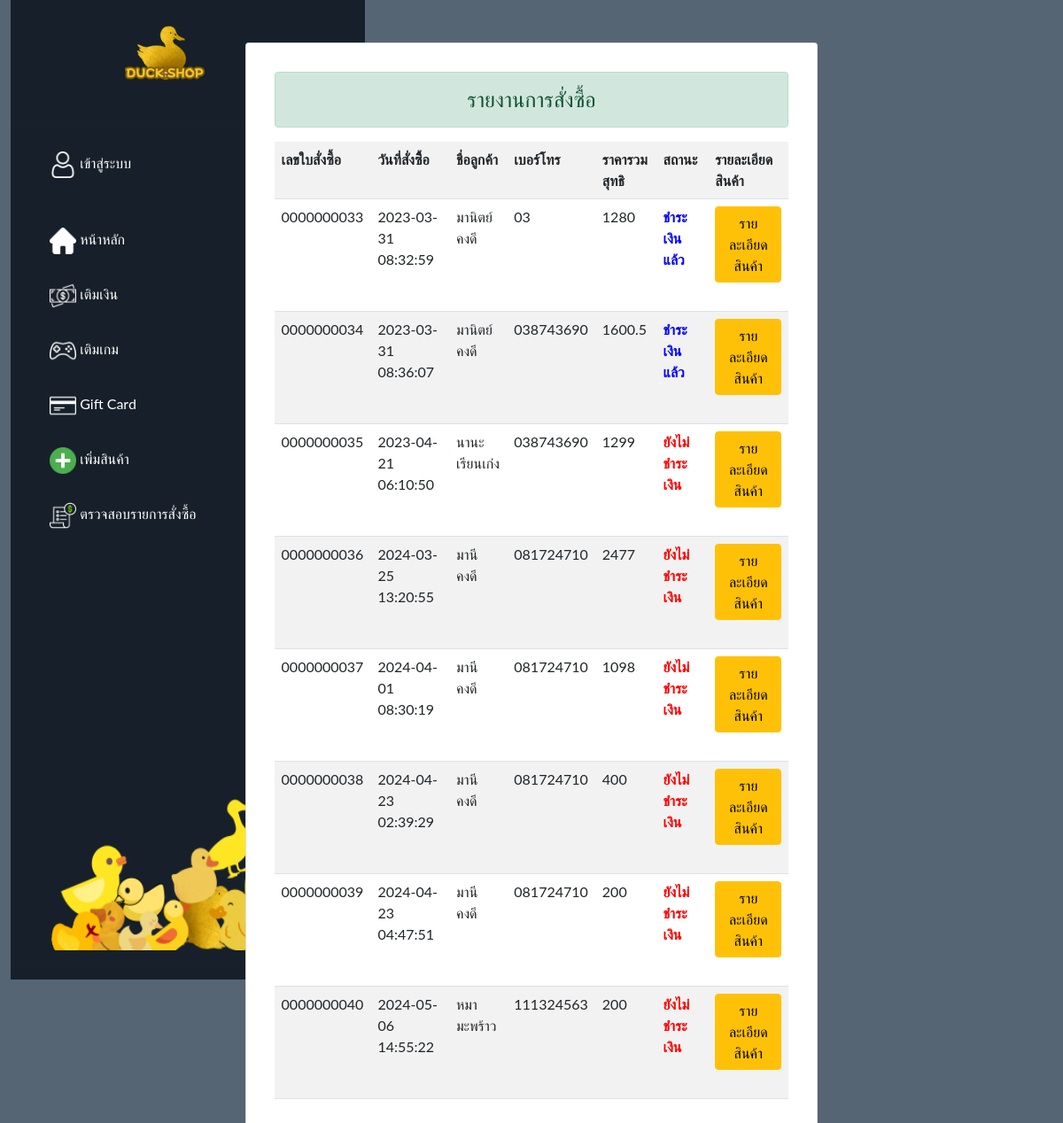
The page /ad/report_order.php on the database its author committed.
### tables this page shows
CREATE TABLE `tb_order` (
  `orderID` int(10) UNSIGNED ZEROFILL NOT NULL COMMENT 'เลขที่ใบสั่งซื้อ',
  `cus_name` varchar(60) NOT NULL COMMENT 'ชื่อ-นามสกุล',
  `address` text NOT NULL COMMENT 'ที่อยู่การจัดส่งสินค้า',
  `telephone` varchar(10) NOT NULL COMMENT 'เบอร์โทรศัพท์',
  `total_price` float NOT NULL COMMENT 'ราคารวมสุทธิ',
  `order_status` varchar(1) NOT NULL COMMENT '0=ยกเลิก, 1=ยังไม่ชำระเงิน,2 =ชำระเงิน',
  `reg_date` timestamp NOT NULL DEFAULT current_timestamp() COMMENT 'วันที่สั่งซื้อ',
  `dateMonth` varchar(30) NOT NULL COMMENT 'เดือน'
);

### ad/report_order.php (the view, shortened to what this page needs)
<?php
include '../admin/condb.php';
?>
<!DOCTYPE html>
<html lang="en">
<head>
<link href="css/bootstrap.min.css" rel="stylesheet" >
</head>
<body style="background-color:#566573;">
<div class="container-fluid">
    <div class="row">
<div class="col-md-3">
<?php include 'menu1.php'?>
</div><br><br>
</div>
<div class="card mx-auto d-block p-3" style="width: 55%;">
  <div class="card-body"> <form id="form1" method="POST">
 <div class ="row">
    <div class="container">
        <div class="col-mr-3">
        <div class=" h4 text-center alert alert-success mb-6"role="alert"> รายงานการสั่งซื้อ </div>
<table class="table table-striped">
<tr>
<th>เลขใบสั่งซื้อ</th>
<th>วันที่สั่งซืิ้อ</th>
<th>ชื่อลูกค้า</th>
<th>เบอร์โทร</th>
<th>ราคารวมสุทธิ</th>
<th>สถานะ</th>
<th>รายละเอียดสินค้า</th>
</tr>
<?php
$sql = "SELECT * FROM tb_order";
$result=mysqli_query($conn,$sql);
while($row=mysqli_fetch_array($result)){
    $status = $row['order_status'];
?>
<tr>
<td><?=$row["orderID"]?></td>
<td><?=$row["reg_date"]?></td>
<td><?=$row["cus_name"]?></td>
<td><?=$row["telephone"]?></td>
<td><?=$row["total_price"]?></td>
<td>
    <?php
    if($status == 1){
        echo "<b style = 'color:red'> ยังไม่ชำระเงิน </br>";
    }else if ($status == 2){
        echo "<b style = 'color:blue'> ชำระเงินแล้ว </b>";
    }else if ($status == 0){
        echo "<b style = 'color:red'> ยกเลิกการสั่งซื้อ </b>";
    }
    ?>
</td>
<td><a class="btn btn-warning mb-4" href="order_detail.php?id=<?=$row["orderID"]?>" role="button">รายละเอียดสินค้า</a></td>
</tr>
<?php
}
?>
</table>
</div>
</body>
</html>

### ad/menu1.php (style rules this page uses)
body { margin: 0; font-family: "Lato", sans-serif; }

### rows shown on the page
tb_order: orderID "0000000033", reg_date "2023-03-31 08:32:59", cus_name "มานิตย์ คงดี", telephone "03", total_price "1280", order_status "ชำระเงินแล้ว"
tb_order: orderID "0000000034", reg_date "2023-03-31 08:36:07", cus_name "มานิตย์ คงดี", telephone "038743690", total_price "1600.5", order_status "ชำระเงินแล้ว"
tb_order: orderID "0000000035", reg_date "2023-04-21 06:10:50", cus_name "นานะ เรียนเก่ง", telephone "038743690", total_price "1299", order_status "ยังไม่ชำระเงิน"
tb_order: orderID "0000000036", reg_date "2024-03-25 13:20:55", cus_name "มานี คงดี", telephone "081724710", total_price "2477", order_status "ยังไม่ชำระเงิน"
tb_order: orderID "0000000037", reg_date "2024-04-01 08:30:19", cus_name "มานี คงดี", telephone "081724710", total_price "1098", order_status "ยังไม่ชำระเงิน"
tb_order: orderID "0000000038", reg_date "2024-04-23 02:39:29", cus_name "มานี คงดี", telephone "081724710", total_price "400", order_status "ยังไม่ชำระเงิน"
tb_order: orderID "0000000039", reg_date "2024-04-23 04:47:51", cus_name "มานี คงดี", telephone "081724710", total_price "200", order_status "ยังไม่ชำระเงิน"
tb_order: orderID "0000000040", reg_date "2024-05-06 14:55:22", cus_name "หมามะพร้าว", telephone "111324563", total_price "200", order_status "ยังไม่ชำระเงิน"
